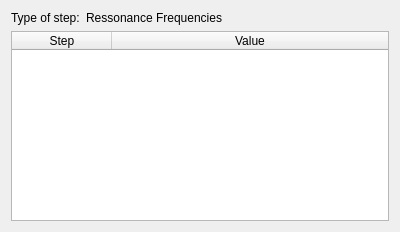
<?xml version="1.0" encoding="UTF-8"?>
<ui version="4.0">
 <class>TaskPostSteps</class>
 <widget class="QWidget" name="TaskPostSteps">
  <property name="geometry">
   <rect>
    <x>0</x>
    <y>0</y>
    <width>400</width>
    <height>232</height>
   </rect>
  </property>
  <property name="sizePolicy">
   <sizepolicy hsizetype="Preferred" vsizetype="Preferred">
    <horstretch>0</horstretch>
    <verstretch>0</verstretch>
   </sizepolicy>
  </property>
  <property name="maximumSize">
   <size>
    <width>16777215</width>
    <height>16777215</height>
   </size>
  </property>
  <property name="windowTitle">
   <string>Form</string>
  </property>
  <layout class="QVBoxLayout" name="verticalLayout">
   <item>
    <layout class="QFormLayout" name="formLayout">
     <item row="0" column="0">
      <widget class="QLabel" name="label">
       <property name="text">
        <string>Type of step:</string>
       </property>
      </widget>
     </item>
     <item row="0" column="1">
      <widget class="QLabel" name="Type">
       <property name="text">
        <string>Ressonance Frequencies</string>
       </property>
      </widget>
     </item>
    </layout>
   </item>
   <item>
    <widget class="QTableWidget" name="StepTable">
     <property name="sizePolicy">
      <sizepolicy hsizetype="Expanding" vsizetype="Preferred">
       <horstretch>0</horstretch>
       <verstretch>0</verstretch>
      </sizepolicy>
     </property>
     <property name="maximumSize">
      <size>
       <width>16777215</width>
       <height>16777215</height>
      </size>
     </property>
     <property name="editTriggers">
      <set>QAbstractItemView::NoEditTriggers</set>
     </property>
     <property name="selectionMode">
      <enum>QAbstractItemView::SingleSelection</enum>
     </property>
     <property name="selectionBehavior">
      <enum>QAbstractItemView::SelectRows</enum>
     </property>
     <property name="columnCount">
      <number>2</number>
     </property>
     <attribute name="horizontalHeaderCascadingSectionResizes">
      <bool>false</bool>
     </attribute>
     <attribute name="horizontalHeaderStretchLastSection">
      <bool>true</bool>
     </attribute>
     <attribute name="verticalHeaderVisible">
      <bool>false</bool>
     </attribute>
     <column>
      <property name="text">
       <string>Step</string>
      </property>
     </column>
     <column>
      <property name="text">
       <string>Value</string>
      </property>
     </column>
    </widget>
   </item>
  </layout>
 </widget>
 <resources/>
 <connections/>
</ui>
